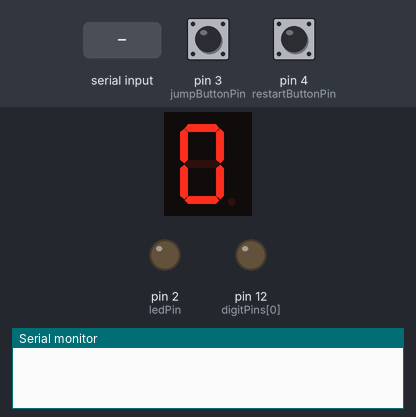
A sketch run on a simulated Arduino Uno, built with avr-gcc and run on an emulated ATmega328P. On the bench: 1-digit seven-segment display, output pins drawn as LEDs (lit = HIGH), the last lines printed to the serial monitor. Wiring (inferred from the names in the program): 1-digit 7-segment display, segments lit when HIGH: segments pin 5, pin 6, pin 7, pin 8, pin 9, pin 10, pin 11. The inputs (shaded band) are chosen by the test bench; at power-on: pin 3 (jumpButtonPin) HIGH, pin 4 (restartButtonPin) HIGH. The segment pins are drawn as the display they are named for; pins used as bus, display or sensor lines are not drawn.

Above: at 1.2 s.
1.3 s: pin 3 (jumpButtonPin) pulled LOW for 1 s
At 1.82 s:
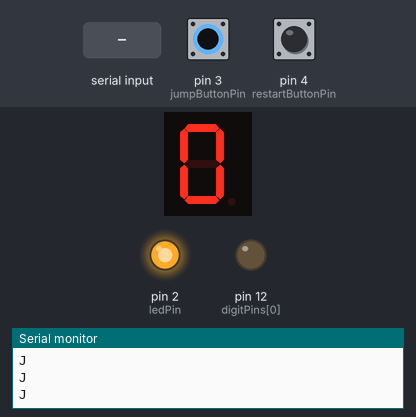
3.8 s: "5\n" received over Serial
At 4.6 s:
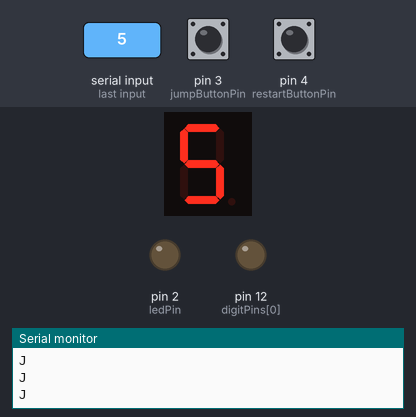
7.9 s: pin 3 (jumpButtonPin) pulled LOW for 3.2 s
At 11.4 s:
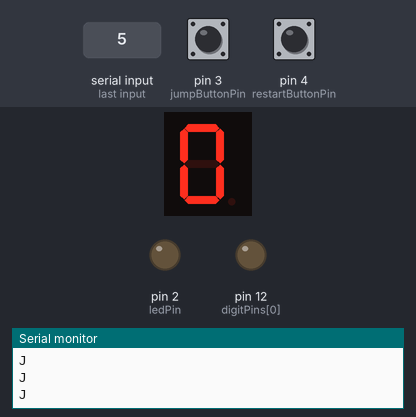
Timing chart, 0 to 12.9 s (numbered marks = the images above; inputs shaded):
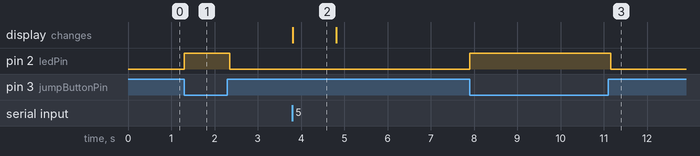

Measured:
- after the input at 1.3 s, pin 2 (ledPin): LOW → HIGH at once, → LOW 1.0 s later
- after the input at 3.8 s, the display: changes at once (image 2)
- after the input at 7.9 s, pin 2 (ledPin): LOW → HIGH at once, → LOW 3.3 s later
- what the display in image 2 shows lasts 1.0 s, from 3.8 s to 4.8 s

The sketch:

Arduino.ino
```cpp
const int ledPin = 2;
const int jumpButtonPin = 3;
const int restartButtonPin = 4;
const int segmentPins[] = {5, 6, 7, 8,9,10,11};
const int digitPins[] = {12};
const byte digitValues[] = {
  0b00111111, 0b00000110, 0b01011011, 0b01001111, 0b01100110,
  0b01101101, 0b01111101, 0b00000111, 0b01111111, 0b01100111
};

volatile int score = 0;

void setup() {
  pinMode(ledPin, OUTPUT);
  pinMode(jumpButtonPin, INPUT_PULLUP);
  pinMode(restartButtonPin, INPUT_PULLUP);

  for (int i = 0; i < 7; i++) {
    pinMode(segmentPins[i], OUTPUT);
  }

  pinMode(digitPins[0], OUTPUT);

  Serial.begin(9600);
}

void displayDigit(int value) {
  for (int i = 0; i < 7; i++) {
    digitalWrite(segmentPins[i], bitRead(digitValues[value], i));
  }
  delay(5);
}

void loop() {
  int jumpButtonState = digitalRead(jumpButtonPin);
  int restartButtonState = digitalRead(restartButtonPin);

  if (jumpButtonState == LOW) {
    Serial.println('J');
    digitalWrite(ledPin, HIGH);
    delay(100);
    digitalWrite(ledPin, LOW);
  }

  if (restartButtonState == LOW) {
    Serial.println('R');
  }

  if (Serial.available()) {
    score = Serial.parseInt();
  }

  if (score < 10) {
    displayDigit(score);
  }
}
```
